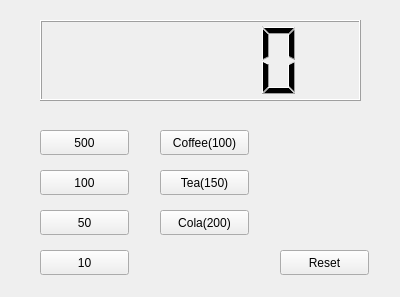
<?xml version="1.0" encoding="UTF-8"?>
<ui version="4.0">
 <class>Widget</class>
 <widget class="QWidget" name="Widget">
  <property name="geometry">
   <rect>
    <x>0</x>
    <y>0</y>
    <width>400</width>
    <height>297</height>
   </rect>
  </property>
  <property name="windowTitle">
   <string>Widget</string>
  </property>
  <widget class="QLCDNumber" name="lcdNumber">
   <property name="geometry">
    <rect>
     <x>40</x>
     <y>20</y>
     <width>321</width>
     <height>81</height>
    </rect>
   </property>
  </widget>
  <widget class="QPushButton" name="pb500">
   <property name="geometry">
    <rect>
     <x>40</x>
     <y>130</y>
     <width>89</width>
     <height>25</height>
    </rect>
   </property>
   <property name="text">
    <string>500</string>
   </property>
  </widget>
  <widget class="QPushButton" name="pb100">
   <property name="geometry">
    <rect>
     <x>40</x>
     <y>170</y>
     <width>89</width>
     <height>25</height>
    </rect>
   </property>
   <property name="text">
    <string>100</string>
   </property>
  </widget>
  <widget class="QPushButton" name="pb50">
   <property name="geometry">
    <rect>
     <x>40</x>
     <y>210</y>
     <width>89</width>
     <height>25</height>
    </rect>
   </property>
   <property name="text">
    <string>50</string>
   </property>
  </widget>
  <widget class="QPushButton" name="coffee100">
   <property name="geometry">
    <rect>
     <x>160</x>
     <y>130</y>
     <width>89</width>
     <height>25</height>
    </rect>
   </property>
   <property name="text">
    <string>Coffee(100)</string>
   </property>
  </widget>
  <widget class="QPushButton" name="cola200">
   <property name="geometry">
    <rect>
     <x>160</x>
     <y>210</y>
     <width>89</width>
     <height>25</height>
    </rect>
   </property>
   <property name="text">
    <string>Cola(200)</string>
   </property>
  </widget>
  <widget class="QPushButton" name="pb10">
   <property name="geometry">
    <rect>
     <x>40</x>
     <y>250</y>
     <width>89</width>
     <height>25</height>
    </rect>
   </property>
   <property name="text">
    <string>10</string>
   </property>
  </widget>
  <widget class="QPushButton" name="reset">
   <property name="geometry">
    <rect>
     <x>280</x>
     <y>250</y>
     <width>89</width>
     <height>25</height>
    </rect>
   </property>
   <property name="text">
    <string>Reset</string>
   </property>
  </widget>
  <widget class="QPushButton" name="tea150">
   <property name="geometry">
    <rect>
     <x>160</x>
     <y>170</y>
     <width>89</width>
     <height>25</height>
    </rect>
   </property>
   <property name="text">
    <string>Tea(150)</string>
   </property>
  </widget>
 </widget>
 <layoutdefault spacing="6" margin="11"/>
 <resources/>
 <connections/>
</ui>
